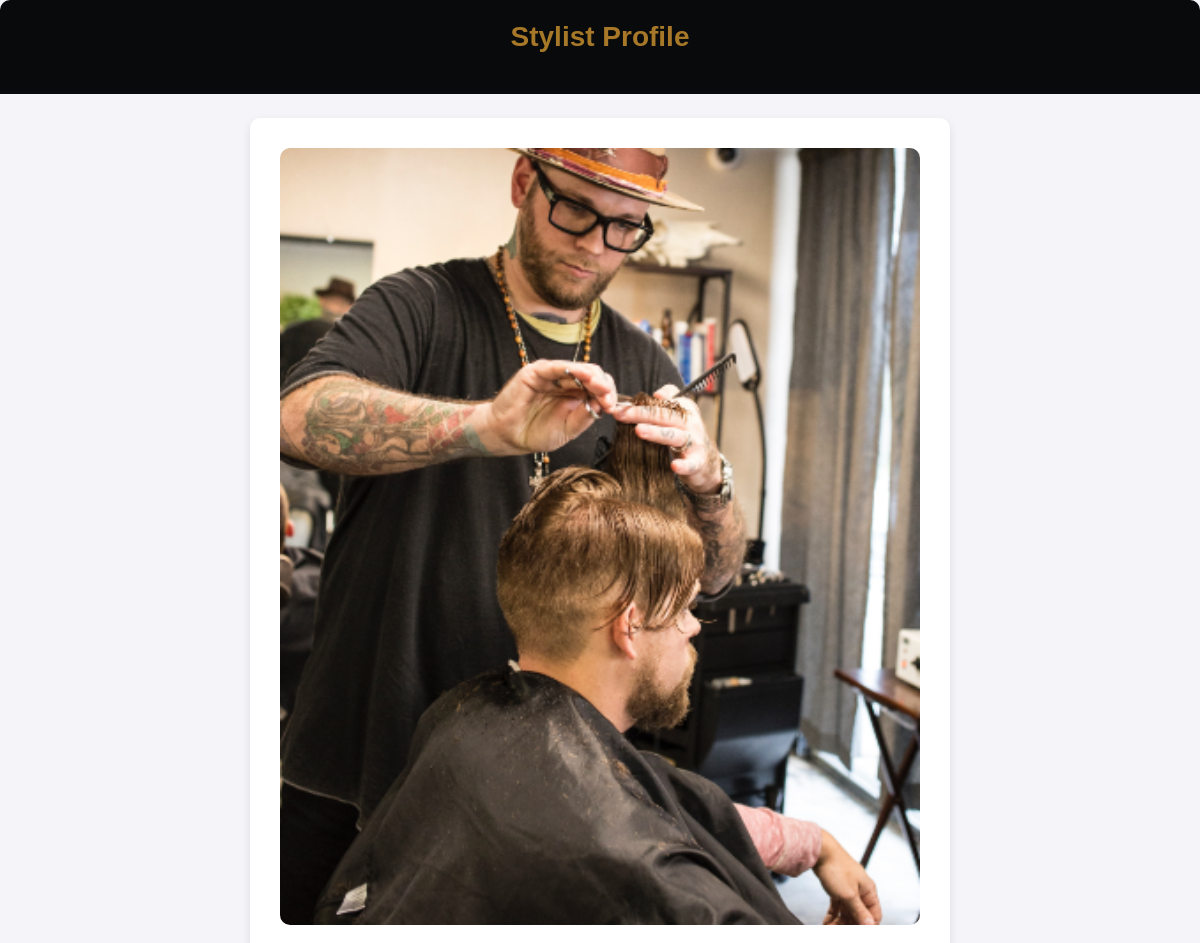
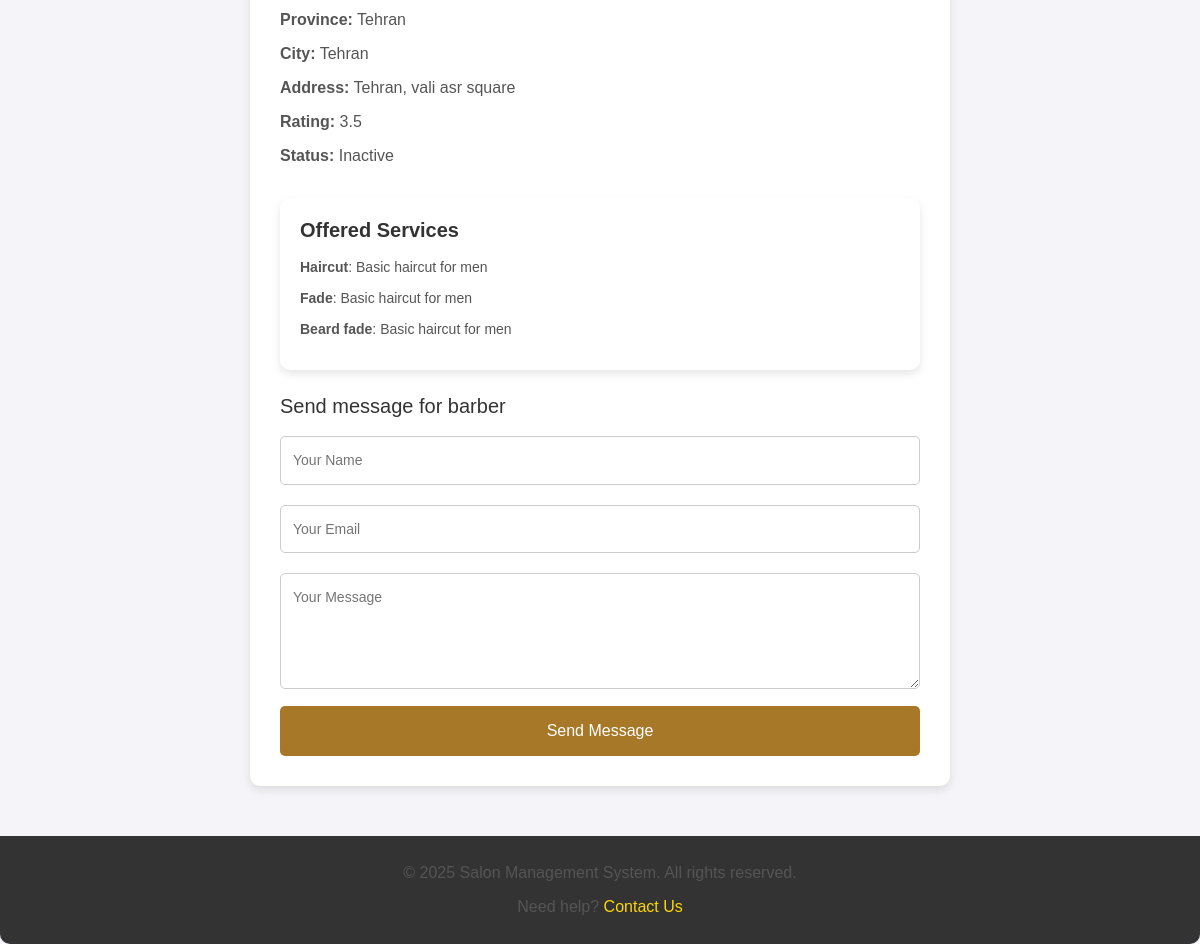
The page /stylist/posts/3/ (signed in) on the database its author committed (2 pictures, top to bottom).
### account_module/models.py (models this page shows, shortened)
class User(AbstractUser):
    is_hairstyle = models.BooleanField(default=False)
    groups = models.ManyToManyField(
        'auth.Group',
        related_name='custom_user_groups',  # دسترسی معکوس سفارشی برای گروه‌ها
        blank=True,
        help_text='The groups this user belongs to.',
        verbose_name='groups',
    )
    user_permissions = models.ManyToManyField(
        'auth.Permission',
        related_name='custom_user_permissions',  # دسترسی معکوس سفارشی برای دسترسی‌ها
        blank=True,
        help_text='Specific permissions for this user.',
        verbose_name='user permissions',
    )
    class Meta:
        verbose_name = 'کاربر'
        verbose_name_plural = 'کاربران'

class Stylist(User):
    user_image = models.ImageField()
    status = models.BooleanField()
    rating = models.FloatField()
    address = models.CharField(max_length=500)
    province = models.CharField(max_length=100)
    city = models.CharField(max_length=100)
    class Meta:
        verbose_name = 'آرایشگر'
        verbose_name_plural = 'آرایشگران'

### stylist/models.py (models this page shows)
class Services(models.Model):
    service_name = models.CharField(max_length=100)
    service_description = models.CharField(max_length=255)
    duration = models.FloatField()
    price = models.FloatField()
    stylist = models.ForeignKey(Stylist, related_name="services", on_delete=models.CASCADE)

### stylist/views.py (the view)
# urls.py: path('posts/<int:stylist_id>/', views.get_stylist, name='stylist_detail'),
def get_stylist(request, stylist_id):
    if not request.user.is_authenticated:
        return redirect('login_page')
    stylist = get_object_or_404(Stylist, id=stylist_id)
    services = stylist.services.all()
    time_slots = stylist.time_slots.all()
    stylists = Stylist.objects.all()
    context = {
        'stylist': stylist,
        'services': services,
        'time_slots': time_slots,
        'stylists': stylists,
    }
    return render(request, 'stylist/detail.html', context)

### stylist/templates/stylist/detail.html (shortened to what this page needs)
<!DOCTYPE html>
<html lang="en">
<head>
    <link href="https://cdn.jsdelivr.net/npm/bootstrap@5.3.0-alpha3/dist/css/bootstrap.min.css" rel="stylesheet">
</head>
<body>
    <header>
        <h1>Stylist Profile</h1>
    </header>
    <div class="container mt-4">
        {% if stylist.user_image %}
            <img src="{{ stylist.user_image.url }}" alt="Stylist Image" class="stylist-image mb-3">
        {% else %}
            <img src="../../static/stylists/img/gallery/2.png" alt="Default Image" class="stylist-image mb-3">
        {% endif %}
        <p><strong>Province:</strong> {{ stylist.province }}</p>
        <p><strong>City:</strong> {{ stylist.city }}</p>
        <p><strong>Address:</strong> {{ stylist.address }}</p>
        <p><strong>Rating:</strong> {{ stylist.rating }}</p>
        <p><strong>Status:</strong> {{ stylist.status|yesno:"Active,Inactive" }}</p>
        <div class="service_card">
            <h5>Offered Services</h5>
            {% for service in services %}
                <p><strong>{{ service.service_name }}</strong>: {{ service.service_description }}</p>
            {% endfor %}
        </div>
        <div class="appointment_form mt-4">
            <h5>Send message for barber</h5>
            <form action="#">
                <input type="text" placeholder="Your Name" required>
                <input type="email" placeholder="Your Email" required>
                <textarea placeholder="Your Message" rows="4" required></textarea>
                <button type="submit">Send Message</button>
            </form>
        </div>
    </div>
    <footer>
        <p>&copy; 2025 Salon Management System. All rights reserved.</p>
        <p>
            Need help? <a href="/contact-us">Contact Us</a>
        </p>
    </footer>
</body>
</html>

### stylist/templates/stylist/detail.html (style rules this page uses)
body { font-family: 'Arial', sans-serif; direction: ltr; text-align: left; background-color: #f4f4f9; margin: 0; padding: 0; color: #333; line-height: 1.6; }
.container { max-width: 700px; margin: 50px auto; background-color: #fff; border-radius: 10px; padding: 30px; box-shadow: 0 4px 10px rgba(0, 0, 0, 0.1); }
img { width: 100%; height: auto; border-radius: 10px; margin-bottom: 20px; }
h1 { color: #a77828; margin-bottom: 20px; text-align: center; font-size: 28px; font-weight: bold; }
p { color: #555; font-size: 16px; margin: 10px 0; line-height: 1.5; }
header { background-color: #080a0c; color: white; padding: 20px 0; text-align: center; border-radius: 10px 10px 0 0; }
footer { background-color: #333; color: white; padding: 15px 0; text-align: center; margin-top: 30px; border-radius: 0 0 10px 10px; }
footer a { color: #ffd700; text-decoration: none; }
.service_card { background-color: #fff; margin-top: 30px; padding: 20px; box-shadow: 0 4px 8px rgba(0, 0, 0, 0.1); border-radius: 10px; }
.service_card h5 { color: #333; font-size: 20px; font-weight: 600; margin-bottom: 15px; }
.service_card p { color: #555; font-size: 14px; }
.appointment_form input, .appointment_form textarea { width: 100%; padding: 12px; margin: 10px 0; border: 1px solid #ccc; border-radius: 5px; font-size: 14px; box-sizing: border-box; }
.appointment_form button { width: 100%; padding: 12px; background-color: #a77828; border: none; color: white; border-radius: 5px; font-size: 16px; cursor: pointer; }
html { scroll-behavior: smooth; }

### rows shown on the page
Stylist: province "Tehran", city "Tehran", address "Tehran, vali asr square", rating "3.5", status "Inactive"
Services: service_name "Haircut", service_description "Basic haircut for men"
Services: service_name "Fade", service_description "Basic haircut for men"
Services: service_name "Beard fade", service_description "Basic haircut for men"
